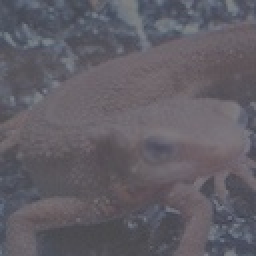
#> input picture backend/files/sample/imori_dark.jpeg, 128 x 128 px (shown 2 times larger)
$ python q21.py
#> lines starting #> are read from the running program, lines starting #| are printed output that depends on the picture; after the words box and inside, x2 and y2 are one past the last pixel; in counts of white or black regions, pixels touching at a corner belong together
#> in solve, img is the input picture: shape (128, 128, 3); mean B, G, R 101.9, 94, 97.2
import matplotlib.pyplot as plt
import numpy as np
import cv2
import datetime
from PIL import Image

def hist_normalization(img: np.ndarray, a: int=0, b: int=255):
#> called with a = 0, b = 255
	out = img.copy()

	c = img.min()
#> c = 60
	d = img.max()
#> d = 141

	# 正規化
	out = (b - a) / (d - c) * (img - c) + a
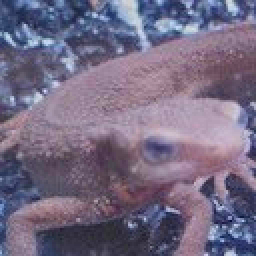
#> out: shape (128, 128, 3) float64 (shown 2 times larger); mean B, G, R 131.9, 107.1, 117.2; drawn with min black and max white
	out[out < a] = a	# b > a ならFalse
	out[out > b] = b
#> out: shape (128, 128, 3) float64; 0.01% of pixels changed, all inside (x1, y1, x2, y2) = (22, 45, 23, 46)

	return out


def solve(file_path: str, save_dir: str = "files/"):
    img = cv2.imread(file_path)

    img_result = hist_normalization(img)

    dt_now = datetime.datetime.now()
    save_path = f"{dt_now.strftime('%Y%m%d%H%M%S')}.jpg"
    cv2.imwrite(save_dir + save_path, img_result)
    hist_path = f"{dt_now.strftime('%Y%m%d%H%M%S_hist')}.jpg"
    plt.hist(img_result.ravel(), bins=255, rwidth=0.8, range=(0, 255))
    plt.savefig(save_dir + hist_path)
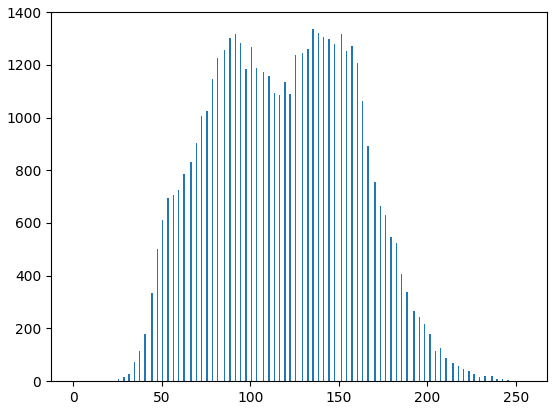
#> figure drawn by matplotlib, 1 panel; tallest bar 1335 high, from x = 135.1 to 135.9
    return {"path": save_path}


if __name__ == "__main__":
    sample_path = "../../files/sample/imori_dark.jpeg"
    save_dir = "../../files/"
    result_path = save_dir + solve(sample_path, save_dir)["path"]
    hist_path = result_path.replace(".jpg", "_hist.jpg")

    plt.figure(figsize=(12, 3))
    plt.subplot(1, 3, 1)
    plt.title('input')
    sample_image = Image.open(sample_path)
    sample_array = np.asarray(sample_image)
    plt.imshow(sample_array)

    plt.subplot(1, 3, 2)
    plt.title('output')
    result_image = Image.open(result_path)
    result_array = np.asarray(result_image)
    plt.imshow(result_array)

    plt.subplot(1, 3, 3)
    plt.title('histogram')
    hist_image = Image.open(hist_path)
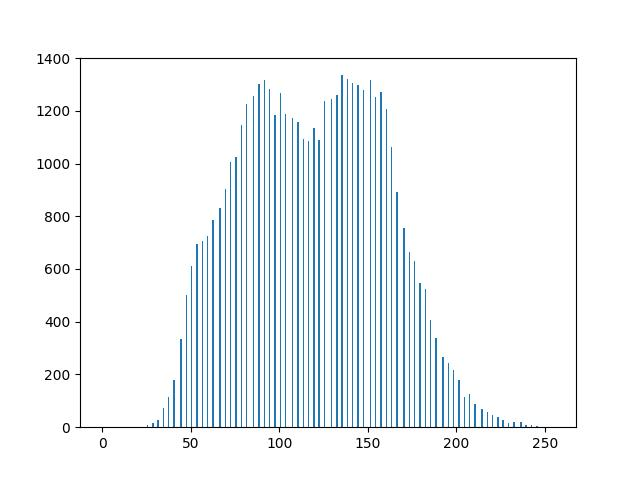
#> hist_image: PIL image 640x480 RGB; mean R, G, B 239.2, 243.8, 245.5
    hist_array = np.asarray(hist_image)
    plt.imshow(hist_array)
    plt.show()
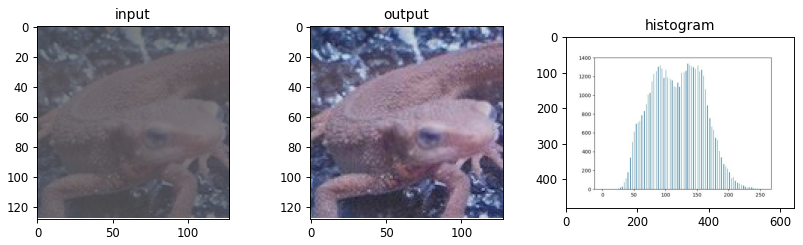
#> figure drawn by matplotlib, 3 panels
